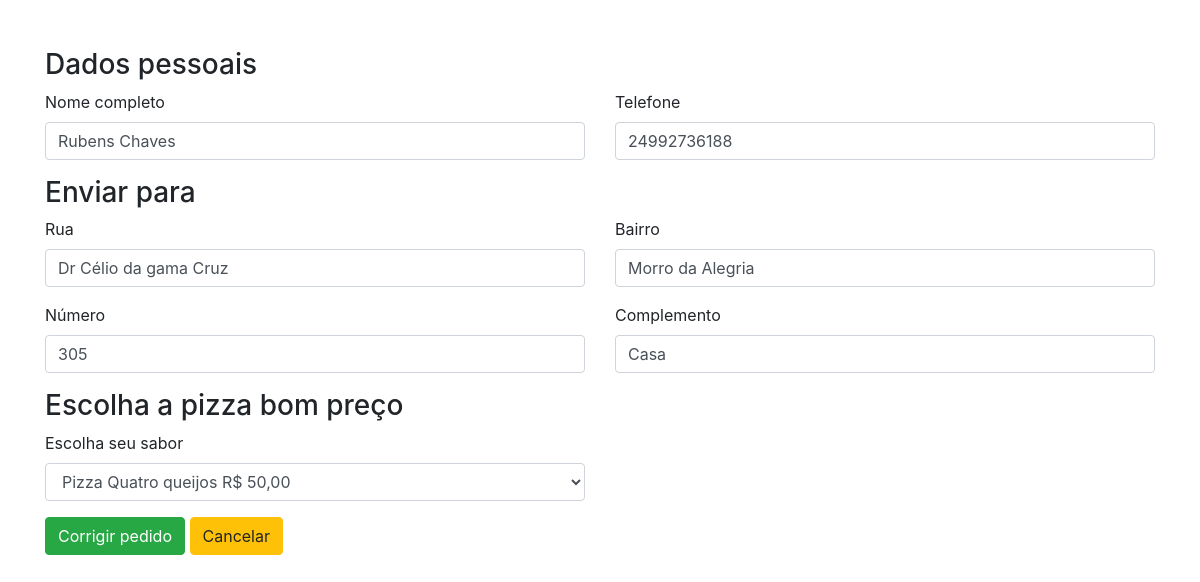
/26/pizzaria_update/ (signed in), run on the app's committed database.
### pizzaria/models.py (models this page shows)
class Cliente(models.Model):
    nome = models.CharField(
        verbose_name="Nome completo",
        max_length=100,
    )
    telefone = models.CharField(
        verbose_name="Telefone",
        max_length=20
    )
    bairro = models.CharField(
        verbose_name="Bairro",
        max_length=100
    )
    rua = models.CharField(
        verbose_name="Rua",
        max_length=100
    )
    numero = models.DecimalField(
        verbose_name='Número',
        max_digits=10,
        decimal_places=0
    )
    complemento = models.CharField(
        verbose_name="Complemento",
        max_length=100,
        blank=True
    )
    pizza = models.CharField(
        max_length=100,
        verbose_name='Escolha seu sabor',
        choices=PEDIDO_CHOICES
    )

### pizzaria/views.py (the view)
# urls.py: path('<int:pk>/pizzaria_update/', login_required (UpdateClienteView.as_view()), name='pizzaria_update'),
class UpdateClienteView(UpdateView):
    model = Cliente
    template_name = 'index.html'
    fields = '__all__'
    success_url = reverse_lazy('pizzaria_view')

### pizzaria/templates/index.html (shortened to what this page needs)
{% extends 'base.html' %}
{% load bootstrap4 %}
{% block content %}
        <form method="POST">
            <fieldset>
                <h3 class="pt-5">Dados pessoais</h3>
                <div class="row">
                    <div class="col-md-6">
                        {% bootstrap_field form.nome %}
                    </div>
                    <div class="col-md-6">
                        {% bootstrap_field form.telefone %}
                    </div>
                </div>
            </fieldset>
            <fieldset>
                <h3>Enviar para</h3>
                <div class="row">
                    <div class="col-md-6">
                        {% bootstrap_field form.rua %}
                    </div>
                    <div class="col-md-6">
                        {% bootstrap_field form.bairro %}
                    </div>
                    <div class="col-md-6">
                        {% bootstrap_field form.numero %}
                    </div>
                    <div class="col-md-6">
                        {% bootstrap_field form.complemento %}
                    </div>
                </div>
            </fieldset>
            <fieldset>
                <h3>Escolha a pizza bom preço</h3>
                <div class="row">
                    <div class="col-md-6">
                        {% bootstrap_field form.pizza %}
                    </div>
                </div>
            </fieldset>
                    {% buttons %}
                    {% if 'pizzaria_update' in request.path %}
                    <button type="submit" class="btn btn-success pb-">Corrigir pedido</button>
                    <a class="btn btn-warning" href="{% url 'pizzaria_view' %}">Cancelar</a>
                    {% endif %}
                    {% endbuttons %}
        </form>
    </div>
{% endblock %}

### data on the page
Cliente: nome "Rubens Chaves", telefone "24992736188", rua "Dr Célio da gama Cruz", bairro "Morro da Alegria", numero "305", complemento "Casa", pizza "Pizza Quatro queijos R$ 50,00"
